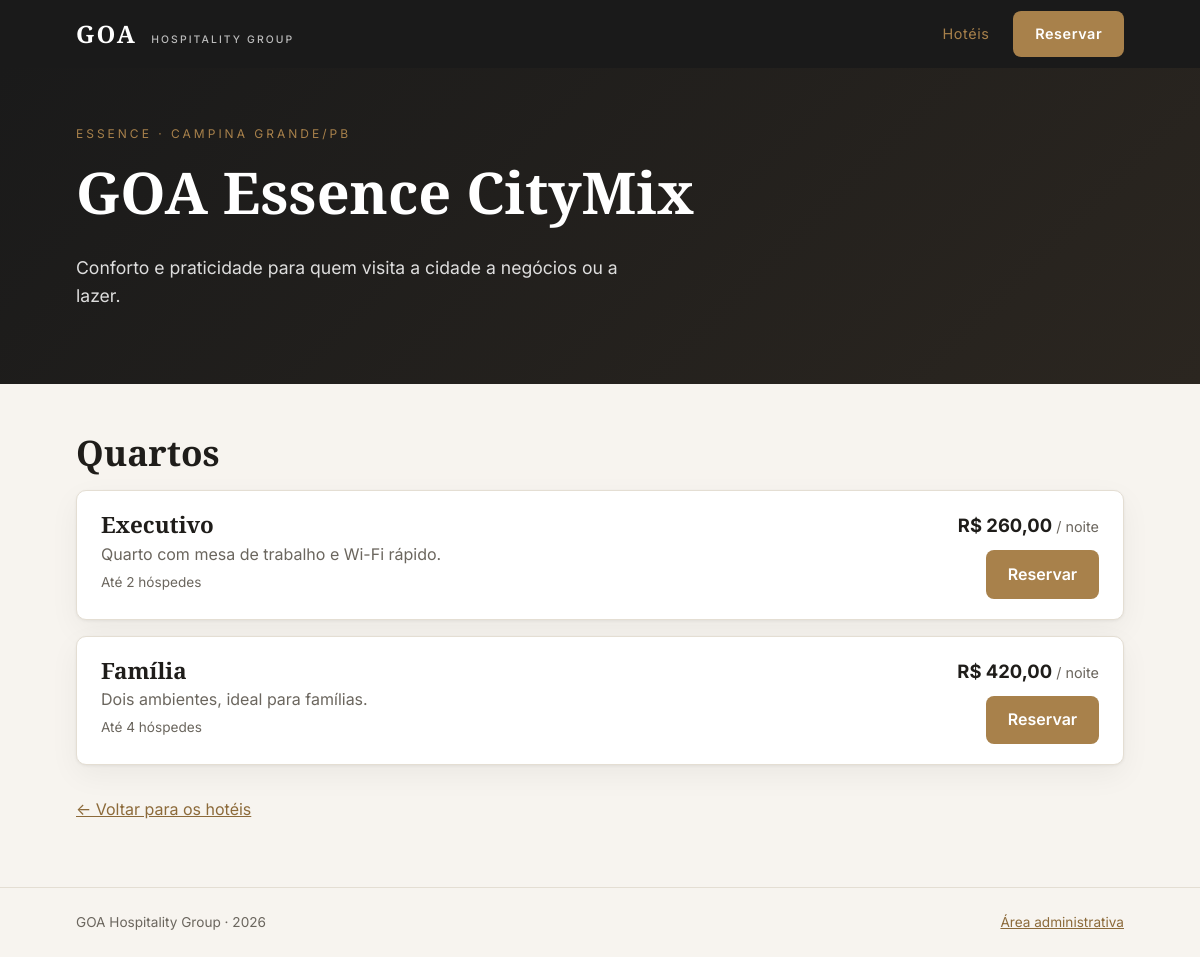
/public/hotel.php?slug=goa-essence-citymix, run on the app's committed database.
### tables this page shows
CREATE TABLE IF NOT EXISTS hoteis (
  id          INT UNSIGNED NOT NULL AUTO_INCREMENT,
  nome        VARCHAR(120) NOT NULL,
  slug        VARCHAR(140) NOT NULL,               
  bandeira    VARCHAR(30)  NOT NULL,               
  cidade      VARCHAR(80)  NOT NULL,
  uf          CHAR(2)      NOT NULL,
  descricao   TEXT         NULL,
  imagem      VARCHAR(255) NULL,                   
  ativo       TINYINT(1)   NOT NULL DEFAULT 1,     
  created_at  TIMESTAMP    NOT NULL DEFAULT CURRENT_TIMESTAMP,
  PRIMARY KEY (id),
  UNIQUE KEY uq_hoteis_slug (slug)
);

CREATE TABLE IF NOT EXISTS tipos_quarto (
  id            INT UNSIGNED  NOT NULL AUTO_INCREMENT,
  hotel_id      INT UNSIGNED  NOT NULL,
  nome          VARCHAR(100)  NOT NULL,
  descricao     TEXT          NULL,
  capacidade    TINYINT UNSIGNED NOT NULL DEFAULT 2,    
  preco_diaria  DECIMAL(10,2) NOT NULL,
  quantidade    SMALLINT UNSIGNED NOT NULL DEFAULT 1,   
  imagem        VARCHAR(255)  NULL,
  ativo         TINYINT(1)    NOT NULL DEFAULT 1,
  PRIMARY KEY (id),
  KEY idx_tipos_hotel (hotel_id),
  CONSTRAINT fk_tipos_hotel FOREIGN KEY (hotel_id)
    REFERENCES hoteis (id) ON DELETE CASCADE
);

### includes/funcoes.php (called while the page is built, shortened)
<?php
function e(?string $texto): string
{
    return htmlspecialchars($texto ?? '', ENT_QUOTES, 'UTF-8');
}
function url(string $caminho = ''): string
{
    return BASE_URL . '/' . ltrim($caminho, '/');
}
function moeda($valor): string
{
    return 'R$ ' . number_format((float) $valor, 2, ',', '.');
}

### public/hotel.php (the view, shortened to what this page needs)
<?php
require __DIR__ . '/../config/database.php';
require __DIR__ . '/../includes/funcoes.php';
$slug = isset($_GET['slug']) && is_string($_GET['slug']) ? trim($_GET['slug']) : '';
$stmt = $pdo->prepare(
    'SELECT id, nome, slug, bandeira, cidade, uf, descricao, imagem
       FROM hoteis
      WHERE slug = :slug AND ativo = 1'
);
$stmt->execute(['slug' => $slug]);
$hotel = $stmt->fetch();
    ?>
    <?php
$stmt = $pdo->prepare(
    'SELECT id, nome, descricao, capacidade, preco_diaria, imagem
       FROM tipos_quarto
      WHERE hotel_id = :hotel_id AND ativo = 1
      ORDER BY preco_diaria'
);
$stmt->execute(['hotel_id' => $hotel['id']]);
$quartos = $stmt->fetchAll();
require __DIR__ . '/../includes/header.php';
?>
<section class="hero hero--hotel">
  <div class="container">
    <p class="hero__etiqueta"><?= e($hotel['bandeira']) ?> &middot; <?= e($hotel['cidade']) ?>/<?= e($hotel['uf']) ?></p>
    <h1><?= e($hotel['nome']) ?></h1>
    <?php if (!empty($hotel['descricao'])): ?>
      <p class="hero__texto"><?= e($hotel['descricao']) ?></p>
    <?php endif; ?>
  </div>
</section>
<section class="container secao">
  <h2>Quartos</h2>
  <?php if (empty($quartos)): ?>
    <p>Este hotel ainda não tem quartos disponíveis para reserva.</p>
  <?php else: ?>
    <div class="lista-quartos">
      <?php foreach ($quartos as $quarto): ?>
        <article class="quarto">
          <div class="quarto__info">
            <h3><?= e($quarto['nome']) ?></h3>
            <?php if (!empty($quarto['descricao'])): ?>
              <p><?= e($quarto['descricao']) ?></p>
            <?php endif; ?>
            <p class="quarto__capacidade">Até <?= (int) $quarto['capacidade'] ?> hóspedes</p>
          </div>
          <div class="quarto__reserva">
            <p class="preco"><strong><?= moeda($quarto['preco_diaria']) ?></strong> / noite</p>
            <a class="btn btn--destaque"
               href="<?= url('reservar.php?hotel=' . (int) $hotel['id'] . '&tipo=' . (int) $quarto['id']) ?>">Reservar</a>
          </div>
        </article>
      <?php endforeach; ?>
    </div>
  <?php endif; ?>
  <p><a href="<?= url('hoteis.php') ?>">&larr; Voltar para os hotéis</a></p>
</section>
<?php
require __DIR__ . '/../includes/footer.php';

### public/css/style.css (style rules this page uses)
:root { --cor-fundo: #f7f4ef; --cor-card: #ffffff; --cor-texto: #1f1d1a; --cor-texto-suave: #6b665e; --cor-borda: #e4ded3; --cor-escura: #1a1a1a; --cor-destaque: #a8814b; --cor-destaque-escura: #8c6a3a; --cor-perigo: #b42318; --cor-sucesso: #1d6b45; --fonte-titulo: "Cormorant Garamond", Georgia, serif; --fonte-texto: "Inter", system-ui, -apple-system, "Segoe UI", Roboto, sans-serif; --raio: 10px; --sombra: 0 1px 3px rgba(0, 0, 0, 0.06), 0 10px 30px rgba(0, 0, 0, 0.05); }
*, *::before, *::after { box-sizing: border-box; }
body { margin: 0; min-height: 100vh; display: flex; flex-direction: column; font-family: var(--fonte-texto); color: var(--cor-texto); background: var(--cor-fundo); line-height: 1.6; }
h1, h2, h3 { margin: 0 0 0.5em; font-family: var(--fonte-titulo); font-weight: 600; line-height: 1.15; }
h1 { font-size: clamp(2.2rem, 5vw, 3.6rem); }
h2 { font-size: clamp(1.6rem, 3vw, 2.2rem); }
a { color: var(--cor-destaque-escura); }
.container { width: 100%; max-width: 1080px; margin: 0 auto; padding: 0 1rem; }
.secao { padding-top: 3rem; padding-bottom: 3rem; }
.btn { display: inline-flex; align-items: center; justify-content: center; padding: 0.65rem 1.3rem; border: 1px solid transparent; border-radius: 8px; font: inherit; font-weight: 600; text-decoration: none; cursor: pointer; transition: background 0.15s, border-color 0.15s, color 0.15s; }
.btn--destaque { background: var(--cor-destaque); color: #fff !important; }
.hero { background: linear-gradient(135deg, #1a1a1a 0%, #2b2620 100%); color: #fff; padding: 5rem 0; }
.hero__etiqueta { margin: 0 0 1rem; font-size: 0.75rem; letter-spacing: 0.25em; text-transform: uppercase; color: var(--cor-destaque); }
.hero__texto { max-width: 560px; font-size: 1.1rem; opacity: 0.85; }
.hero--hotel { padding: 3.5rem 0; }
.preco { margin: 0.25rem 0 0.75rem; color: var(--cor-texto-suave); font-size: 0.9rem; }
.preco strong { color: var(--cor-texto); font-size: 1.15rem; }
.lista-quartos { display: grid; gap: 1rem; margin-bottom: 2rem; }
.quarto { display: flex; justify-content: space-between; align-items: center; gap: 1.5rem; padding: 1.25rem 1.5rem; background: var(--cor-card); border: 1px solid var(--cor-borda); border-radius: var(--raio); box-shadow: var(--sombra); }
.quarto__info h3 { margin: 0 0 0.25rem; font-size: 1.4rem; }
.quarto__info p { margin: 0 0 0.25rem; color: var(--cor-texto-suave); }
.quarto__capacidade { font-size: 0.85rem; }
.quarto__reserva { text-align: right; flex-shrink: 0; }
.quarto__reserva .preco { margin: 0 0 0.6rem; }

### data on the page
hoteis: bandeira "ESSENCE", cidade "CAMPINA GRANDE", uf "PB", nome "GOA Essence CityMix", descricao "Conforto e praticidade para quem visita a cidade a negócios ou a lazer."
tipos_quarto: nome "Executivo", descricao "Quarto com mesa de trabalho e Wi-Fi rápido.", capacidade "2", preco_diaria "R$ 260,00"
tipos_quarto: nome "Família", descricao "Dois ambientes, ideal para famílias.", capacidade "4", preco_diaria "R$ 420,00"

### other printed values
$texto "Hotéis"
APP_NAME "GOA Hospitality Group"
